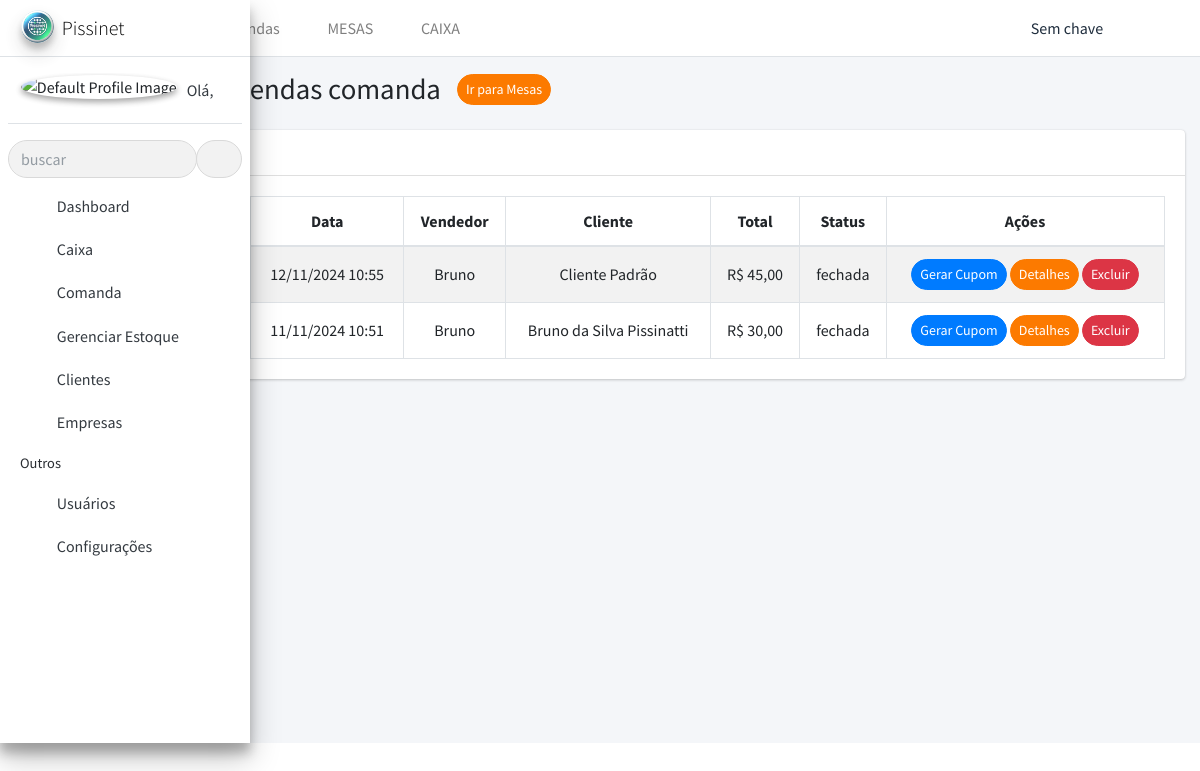
Screenshot of /comanda/historico-vendas/ with the database file from the repository.
### configuracoes/models.py (models this page shows, shortened)
class Configuracao(models.Model):
    nome_aplicacao = models.CharField(max_length=100)
    cliente_padrao = models.ForeignKey(
        'clientes.Cliente', on_delete=models.SET_NULL, null=True, blank=True
    )
    cor_primaria = models.CharField(max_length=7, default="#ff970f")  # Cor padrão atualizada
    cor_secundaria = models.CharField(max_length=7, default="#ffcb0f")  # Cor padrão atualizada
    logo_empresa = models.ImageField(upload_to=caminho_upload, null=True, blank=True)
    icone_aplicacao = models.ImageField(upload_to=caminho_upload, null=True, blank=True)  # Novo campo para o ícone

### comanda/models.py (models this page shows, shortened)
class Comanda(models.Model):
    STATUS_CHOICES = [
        ('aberta', 'Aberta'),
        ('fechada', 'Fechada'),
    ]
    numero_pedido = models.CharField(max_length=100, unique=True)
    vendedor = models.ForeignKey(User, on_delete=models.CASCADE)
    mesa = models.ForeignKey(Mesa, on_delete=models.CASCADE)
    desconto = models.DecimalField(max_digits=10, decimal_places=2, default=0.00)
    status = models.CharField(max_length=10, choices=STATUS_CHOICES, default='aberta')
    total = models.DecimalField(max_digits=10, decimal_places=2, default=0.00)
    payment_method = models.CharField(max_length=50, default='N/D')
    cliente = models.ForeignKey('clientes.Cliente', on_delete=models.CASCADE, null=True, blank=True)  # Relacionamento com Cliente
    created_at = models.DateTimeField(auto_now_add=True)
    updated_at = models.DateTimeField(auto_now=True)
    class Meta:
        get_latest_by = 'created_at'  # Define o campo usado para determinar a última comanda

### clientes/models.py (models this page shows, shortened)
class Cliente(models.Model):
    nome = models.CharField(max_length=255)
    email = models.EmailField(unique=True)
    cpf = models.CharField(max_length=255, unique=True)
    telefone = models.CharField(max_length=255, null=True, blank=True)
    data_nascimento = models.DateField(null=True, blank=True)
    endereco = models.CharField(max_length=255, null=True, blank=True)
    cidade = models.CharField(max_length=100, null=True, blank=True)
    estado = models.CharField(max_length=2, null=True, blank=True)
    cep = models.CharField(max_length=255, null=True, blank=True)
    status = models.CharField(max_length=10, choices=[('ativo', 'Ativo'), ('inativo', 'Inativo')], default='ativo')
    created_at = models.DateTimeField(auto_now_add=True)
    updated_at = models.DateTimeField(auto_now=True)

### comanda/views.py (the view)
# urls.py: path('historico-vendas/', views.historico_vendas, name='historico_vendas'),
def historico_vendas(request):
    vendas = Comanda.objects.filter(status='fechada').order_by('-created_at')  # Filtra apenas as comandas fechadas
    return render(request, 'comanda/lista_vendas_comanda.html', {'vendas': vendas})

### configuracoes/context_processors.py (called while the page is built)
def configuracoes(request):
    configuracao, created = Configuracao.objects.get_or_create(id=1)  # Supondo que há apenas uma configuração
    return {
        'nome_aplicacao': configuracao.nome_aplicacao,
        'cliente_padrao': configuracao.cliente_padrao,
        'cor_primaria': configuracao.cor_primaria,
        'cor_secundaria': configuracao.cor_secundaria,
        'logo_empresa': configuracao.logo_empresa.url if configuracao.logo_empresa else None,
        'icone_aplicacao': configuracao.icone_aplicacao.url if configuracao.icone_aplicacao else None,
    }

### templates/comanda/lista_vendas_comanda.html (shortened to what this page needs)
{% extends "template.html" %}
{% load static %}
{% block content %}
<div class="wrapper">
    {% include 'includes/sidebar.html' %}
    {% include 'includes/navbar.html' %}
    <div class="content-wrapper">
        <section class="content-header">
            <div class="container-fluid">
                <div class="row mb-2">
                    <div class="col-sm-6 d-flex align-items-center">
                        <h1 class="mr-3"> Controle de Vendas comanda </h1>
                        <a href="{% url 'listar_mesas' %}" class="btn btn-sm btn-success">
                            Ir para Mesas
                        </a>
                    </div>
                </div>
            </div>
        </section>
        <section class="content">
            <div class="container-fluid">
                <div class="row">
                    <div class="col-12">
                        <div class="card">
                            <div class="card-header">
                                <h3 class="card-title">Vendas Realizadas</h3>
                            </div>
                            <div class="card-body">
                                <table id="example1" class="table table-striped table-bordered">
                                    <thead>
                                        <tr class="text-center">
                                            <th>Pedido</th>
                                            <th>Data</th>
                                            <th>Vendedor</th>
                                            <th>Cliente</th>
                                            <th>Total</th>
                                            <th>Status</th>
                                            <th>Ações</th>
                                        </tr>
                                    </thead>
                                    <tbody>
                                        {% for venda in vendas %}
                                            <tr class="text-center">
                                                <td>#{{ venda.numero_pedido }}</td>
                                                <td>{{ venda.created_at|date:"d/m/Y H:i" }}</td>
                                                <td>{{ venda.vendedor.username }}</td>
                                                <td>{{ venda.cliente.nome }}</td>
                                                <td>R$ {{ venda.total|floatformat:2 }}</td>
                                                <td>{{ venda.status }}</td>
                                                <td>
                                                    <a href="{% url 'gerar_cupom_fiscal_comanda' venda.id %}"  target="_blank" class="btn btn-sm btn-primary">Gerar Cupom</a>
                                                    <button class="btn btn-sm btn-success" onclick="verDetalhes({{ venda.id }})">Detalhes</button>
                                                    <button class="btn btn-danger btn-sm" onclick="excluirComanda({{ venda.id }})">Excluir</button>
                                                </td>
                                            </tr>
                                        {% empty %}
                                            <tr>
                                                <td colspan="7" class="text-center">Nenhuma venda encontrada.</td>
                                            </tr>
                                        {% endfor %}
                                    </tbody>
                                </table>
                            </div>
                        </div>
                    </div>
                </div>
            </div>
        </section>
      </div>
</div>
{% endblock %}

### templates/includes/sidebar.html (shortened to what this page needs)
{% load static %}
<aside class="main-sidebar sidebar-light-success elevation-4">
  <a href="{% url 'dashboard' %}" class="brand-link">
    {% if logo_empresa %}
        <img src="{{ logo_empresa }}" alt="Logo da empresa" class="brand-image img-circle elevation-3" style="opacity: .8">
    {% else %}
        <img src="{% static 'image/iconsistema.png' %}" alt="Logo da empresa" class="brand-image img-circle elevation-3" style="opacity: .8">
    {% endif %}
    <span class="brand-text font-weight-light">{{ nome_aplicacao }}</span>
  </a>
  <div class="sidebar">
    <div class="user-panel mt-3 pb-3 mb-3 d-flex">
      <div class="image">
        {% if user.perfil.foto_perfil %}
            <img src="{{ user.perfil.foto_perfil.url }}" class="img-circle elevation-2" alt="User Image">
        {% else %}
            <img src="{% static 'image/no_image.png' %}" alt="Default Profile Image" class="img-circle elevation-2" alt="User Image">
        {% endif %}
      </div>
      <div class="info">
        <a href="{% url 'dashboard' %}" class="d-block">Olá, {{ user.username }}</a>
      </div>
    </div>
    <div class="form-inline">
      <div class="input-group" data-widget="sidebar-search">
        <input class="form-control form-control-sidebar" type="search" placeholder="buscar" aria-label="Search">
        <div class="input-group-append">
          <button class="btn btn-sidebar">
            <i class="fas fa-search fa-fw"></i>
          </button>
        </div>
      </div>
    </div>
    <nav class="mt-2">
      <ul class="nav nav-pills nav-sidebar flex-column" data-widget="treeview" role="menu" data-accordion="false">
        <li class="nav-item">
          <a href="{% url 'dashboard' %}" class="nav-link">
            <i class="nav-icon fas fa-tachometer-alt"></i>
            <p>
              Dashboard
            </p>
          </a>
        </li>
        <li class="nav-item">
          <a href="#" class="nav-link">
            <i class="nav-icon fas fa-shopping-cart"></i>
            <p>
              Caixa
              <i class="right fas fa-angle-left"></i>
            </p>
          </a>
        </li>
        <li class="nav-item">
            <a href="#" class="nav-link">
            <i class="nav-icon fas fa-chair"></i>
            <p>
                Comanda
                <i class="right fas fa-angle-left"></i>
            </p>
            </a>
        </li>
        <li class="nav-item">
          <a href="#" class="nav-link">
            <i class="nav-icon fas fa-database"></i>
            <p>
              Gerenciar Estoque
              <i class="right fas fa-angle-left"></i>
            </p>
          </a>
        </li>
        <li class="nav-item">
          <a href="#" class="nav-link">
            <i class="nav-icon fas fa-user-edit"></i>
            <p>
              Clientes
              <i class="right fas fa-angle-left"></i>
            </p>
          </a>
        </li>
        <li class="nav-item">
          <a href="#" class="nav-link">
            <i class="nav-icon fas fa-building"></i>
            <p>
              Empresas
              <i class="right fas fa-angle-left"></i>
            </p>
          </a>
        </li>
        <li class="nav-header">Outros</li>
        <li class="nav-item">
          <a href="{% url 'listar_usuarios'%}" class="nav-link">
            <i class="nav-icon fas fa-users"></i>
            <p>
              Usuários
            </p>
          </a>
        </li>
        <li class="nav-item">
          <a href="#" class="nav-link">
            <i class="nav-icon fas fa-cog"></i>
            <p>
              Configurações
              <i class="right fas fa-angle-left"></i>
            </p>
          </a>
        </li>
    </nav>
  </div>
</aside>

### templates/comanda/lista_vendas_comanda.html (style rules this page uses)
.table td, .table th { vertical-align: middle !important; }

### rows the page displays
Configuracao: nome_aplicacao "Pissinet"
Comanda: created_at "12/11/2024 10:55", vendedor.username "Bruno", cliente.nome "Cliente Padrão", total "45,00", status "fechada"
Comanda: created_at "11/11/2024 10:51", vendedor.username "Bruno", cliente.nome "Bruno da Silva Pissinatti", total "30,00", status "fechada"
